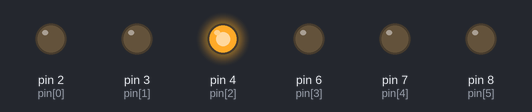
Recording of a sketch running on a simulated Arduino Uno, built with avr-gcc and run on an emulated ATmega328P. On the bench: output pins drawn as LEDs (lit = HIGH). What the sketch prints to the serial monitor is not drawn.

Above: at 0.2 s.
At 6.2 s:
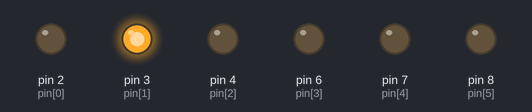
At 18.7 s:
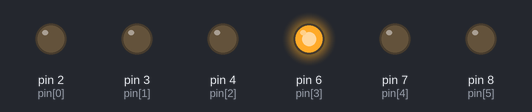
At 20.7 s:
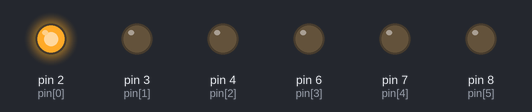
At 22.7 s:
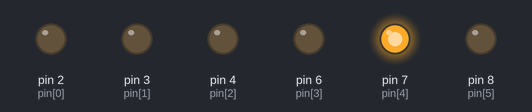
At 35.7 s:
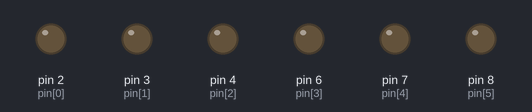
Timing chart, 0 to 40.1 s (numbered marks = the images above):
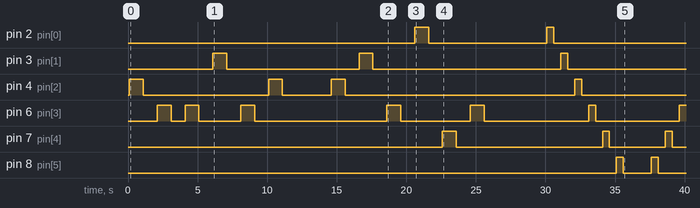

Measured:
- by itself, pin 2 (pin[0]): LOW → HIGH at 20.6 s, → LOW 1.0 s later, → HIGH 8.5 s later, → LOW 0.50 s later
- by itself, pin 3 (pin[1]): goes HIGH 1.0 s, LOW 9.5 s, HIGH 1.0 s, LOW 13.5 s, HIGH 0.50 s, then LOW
- by itself, pin 4 (pin[2]): LOW → HIGH at 0.10 s, → LOW 1.0 s later, → HIGH 9.0 s later, → LOW 1.0 s later, … (8 changes in this stretch)
- by itself, pin 6 (pin[3]): LOW → HIGH at 2.1 s, → LOW 1.0 s later, → HIGH 1.0 s later, → LOW 1.0 s later, … (13 changes in this stretch)
- by itself, pin 7 (pin[4]): goes HIGH 1.0 s, LOW 10.5 s, HIGH 0.50 s, LOW 4.0 s, HIGH 0.50 s, then LOW
- by itself, pin 8 (pin[5]): LOW → HIGH at 35.1 s, → LOW 0.50 s later, → HIGH 2.0 s later, → LOW 0.50 s later, … (4 changes in this stretch)

The sketch:

yhd2019_smokecon.ino
```cpp
#define PIN_SOL1 2
#define PIN_SOL2 2
#define PIN_SOL3 2
#define PIN_SOL1 2
#define PIN_SOL1 2

#define OPEN_LINE_SPAN 500
#define DELAY_LINE_SPAN 500
#define DELAY_CHAR_SPAN 1000
//#define OPEN_LINE_SPAN 100
//#define DELAY_LINE_SPAN 1500
//#define DELAY_CHAR_SPAN 3000

#define SEQ_TYPE_DELAY 0
#define SEQ_TYPE_PLAY_PTN 1
//#define SEQ_TYPE_LOOP_START 2

int pin[6] = {2,3,4,6,7,8};
// 5, 9は未使用

int seq[][3] = { // kind, param1, speed
  { SEQ_TYPE_PLAY_PTN,   0,    2 },
//  { SEQ_TYPE_DELAY,      500,  0 },
  { SEQ_TYPE_PLAY_PTN,   1,    2 },
  { SEQ_TYPE_DELAY,      500,  0 },
//  { SEQ_TYPE_PLAY_PTN,   2,    1 },
//  { SEQ_TYPE_PLAY_PTN,   3,    1 },
//  { SEQ_TYPE_PLAY_PTN,   2,    1 },
//  { SEQ_TYPE_LOOP_START, 0,    0 }, // 20sec
//  { SEQ_TYPE_PLAY_PTN,   3,    1 },
//  { SEQ_TYPE_PLAY_PTN,   4,    1 },
//  { SEQ_TYPE_PLAY_PTN,   5,    1 },
//  { SEQ_TYPE_PLAY_PTN,   3,    1 },
//  { SEQ_TYPE_PLAY_PTN,   5,    1 }, // 35sec (+15sec)
//  { SEQ_TYPE_DELAY,      500, 0 },
//  { SEQ_TYPE_PLAY_PTN,   6,    2 },
//  { SEQ_TYPE_PLAY_PTN,   7,    2 },
  { SEQ_TYPE_PLAY_PTN,   6,    1 },
  { SEQ_TYPE_PLAY_PTN,   7,    1 },
//  { SEQ_TYPE_PLAY_PTN,   8,    1 },
//  { SEQ_TYPE_PLAY_PTN,   9,    1 }, // 60sec (+12sec, +12sec)
  { SEQ_TYPE_PLAY_PTN,   10,   1 },
  { SEQ_TYPE_PLAY_PTN,   11,   1 },
  { SEQ_TYPE_PLAY_PTN,   12,   1 }, // 72sec
};

int pattern[][6][6] = {
  /* 0: Rrandom-sigle-1 */{
    {0,0,1,0,0,0},
    {0,0,0,1,0,0},
    {0,0,0,1,0,0},
    {0,1,0,0,0,0},
    {0,0,0,1,0,0},
    {0,0,1,0,0,0}
  },
  /* 1: Rrandom-sigle-wide-1 */{
    {0,0,1,0,0,0},
    {0,1,0,0,0,0},
    {0,0,0,1,0,0},
    {1,0,0,0,0,0},
    {0,0,0,0,1,0},
    {0,0,0,1,0,0}
  },
  /* 2: Rrandom-sigle-wide-2 */{
    {0,1,0,0,0,0},
    {0,0,0,0,1,0},
    {0,0,0,1,0,0},
    {0,0,0,0,1,0},
    {1,0,0,0,0,0},
    {0,0,0,1,0,0}
  },
  /* 3: Rrandom-multi-wide-1 */{
    {0,0,1,0,0,1},
    {0,1,1,0,0,0},
    {1,0,0,1,0,0},
    {0,0,1,0,0,1},
    {0,1,0,0,1,0},
    {1,0,0,1,0,0}
  },
  /* 4: Rrandom-multi-wide-2 */{
    {0,0,1,0,0,1},
    {0,1,0,1,0,0},
    {0,1,0,0,0,1},
    {0,0,1,0,0,1},
    {0,1,1,0,0,0},
    {0,0,0,1,1,0}
  },
  /* 5: Rrandom-multi-wide-3 */{
    {0,1,1,0,0,0},
    {1,0,0,1,1,0},
    {0,0,1,0,0,1},
    {0,1,1,1,0,0},
    {1,0,0,0,1,1},
    {0,1,0,1,0,1}
  },
  /* 6: Step-LR-single */{
    {1,0,0,0,0,0},
    {0,1,0,0,0,0},
    {0,0,1,0,0,0},
    {0,0,0,1,0,0},
    {0,0,0,0,1,0},
    {0,0,0,0,0,1}
  },
  /* 7: Step-RL-single */{
    {0,0,0,0,0,1},
    {0,0,0,0,1,0},
    {0,0,0,1,0,0},
    {0,0,1,0,0,0},
    {0,1,0,0,0,0},
    {1,0,0,0,0,0}
  },
  /* 8: Step-LR-multi */{
    {1,0,1,0,0,0},
    {0,1,0,1,0,0},
    {0,0,1,0,1,0},
    {0,0,0,1,0,1},
    {1,0,0,0,1,0},
    {0,1,0,0,0,1}
  },
  /* 9: Step-RL-multi */{
    {0,0,0,1,0,1},
    {0,0,1,0,1,0},
    {0,1,0,1,0,0},
    {1,0,1,0,0,0},
    {0,1,0,0,0,1},
    {1,0,0,0,1,0}
  },
  /* 10: Arrow-BT */{
    {0,0,1,1,0,0},
    {0,1,0,0,1,0},
    {1,0,0,0,0,1},
    {0,0,1,1,0,0},
    {0,1,0,0,1,0},
    {1,0,0,0,0,1}
  },
  /* 11: Expand1 */{
    {0,0,1,1,0,0},
    {0,0,1,1,0,0},
    {0,1,0,0,1,0},
    {0,1,0,0,1,0},
    {1,0,0,0,0,1},
    {1,0,0,0,0,1},
  },
  /* 12: Expand2 */{
    {0,0,1,1,0,0},
    {0,0,1,1,0,0},
    {0,1,1,1,1,0},
    {0,1,1,1,1,0},
    {1,1,1,1,1,1},
    {1,1,1,1,1,1},
  }
 };


void setup() {
  Serial.begin(9600);

  // setup pins
  for(int i=0; i<6; i++) {
    pinMode(pin[i], OUTPUT);
  }

  delay(100);

//  // initial behavior
//  for(int i=0; i<6; i++) {
//    digitalWrite(pin[i], 1);
//    delay(500);
//    digitalWrite(pin[i], 0);
//    delay(500);
//  }

  Serial.println("initialize ok");
}

void initLine() {
  for(int y=0; y<6; y++) {
    digitalWrite(pin[y], 0);
  }
}

void playPattern(int patternId, float weight) {
  for(int x=0; x<6; x++) {
    for(int y=0; y<6; y++) {
      digitalWrite(pin[y], pattern[patternId][x][y]);
    }
    delay(OPEN_LINE_SPAN * weight);

    initLine();
    delay(DELAY_LINE_SPAN * weight);
  }
  delay(DELAY_CHAR_SPAN * weight);
}

int seqKind;
int seqParm1;
float seqWeight;

void loop() {
  for(int i=0; i<sizeof(seq); i++) { //全部
    seqKind = seq[i][0];
    seqParm1 = seq[i][1];
    seqWeight = seq[i][2];
    switch(seqKind) {
      case SEQ_TYPE_DELAY:
        delay(seqParm1);
        break;
      case SEQ_TYPE_PLAY_PTN:
        playPattern(seqParm1, seqWeight);
        break;
    }
    delay(500);
  }
  delay(10000);
}
```
